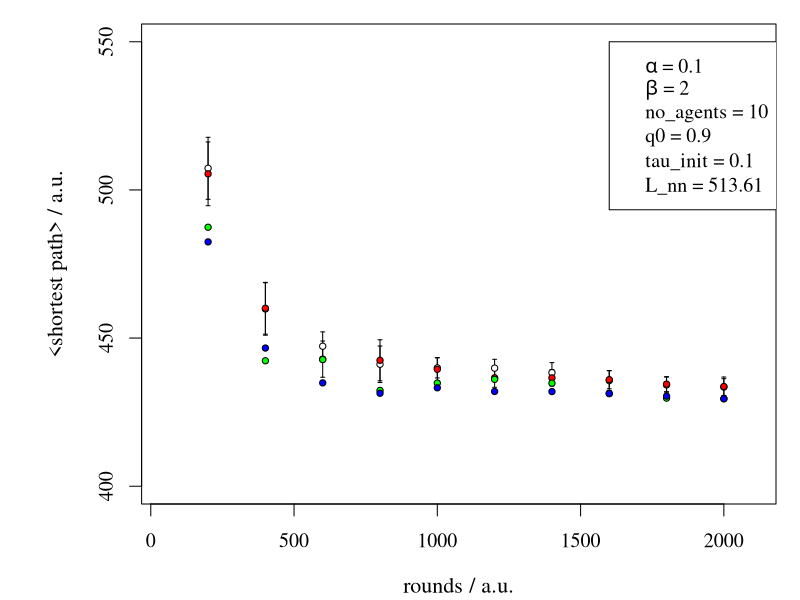

Reproduce this figure in R.
#Plot rounds vs. global_shortest_path_average

# alpha = 0.1;
# beta_0 = 2;
# no_agents = 10;   								
# rounds = 200:2000										
# start_city = 1;											
# q0 = 0.9;
# tau_init = 0.1;                                        
rm(list = ls())

#Daten einlesen
rounds = c(200,400,600,800,1000,1200,1400,1600,1800,2000,4000)
global_shortest_path_average.V1 = c(507.3012,459.8245,447.2501,441.1628,439.9362,439.8524,438.3222, 435.6396,434.1927, 433.4670,431.4123)
global_shortest_path_average.V2 = c(505.4319,460.0544,442.8916,442.4961,439.4602,436.5999,436.5504,435.9685, 434.4450,433.6548,431.1795)
errors.V1 = c(10.4641,8.8395,4.8312,6.1660,3.3879,2.9796,3.3960,3.3416,2.6631,2.8202, 1.8570)                        #Standardabweichung
errors.V2 = c(10.7538,8.7496,6.1061,6.9268,3.9622,3.2160,2.7375,3.0823, 2.5062,3.1934,2.0224)
min_global_shortest_path_average.V1 = c(487.4028,442.3497,442.7367,432.3335,434.8084, 436.0793, 434.7726, 431.2449,429.7371, 429.5303,429.4841)
min_global_shortest_path_average.V2 = c(482.4596, 446.6279,434.8789,431.3724,433.2166,431.9794,431.9479,431.3109, 430.3957,429.5303,428.8718)

#Grafik
par(family="serif",oma=c(0,1,0,0),mgp=c(2.9,1,0),mar=c(4,4.9,1,1),cex.lab=1.1,cex=1.2)
plot(rounds,global_shortest_path_average.V1,type="n",
     xlim=c(50,2100),
     ylim=c(400,550),
     xlab=expression(paste("rounds"," / ", a.u.)),
     ylab=expression(paste("<shortest path>"," / ", a.u.)),
   
)
y.errorbars.V1 <- function(rounds,global_shortest_path_average.V1,errors.V1,ebl=0.02){arrows(rounds,global_shortest_path_average.V1-errors.V1,rounds,global_shortest_path_average.V1+errors.V1,code=3,angle=90,length=ebl)}
y.errorbars.V1(rounds,global_shortest_path_average.V1,errors.V1)

y.errorbars.V2 <- function(rounds,global_shortest_path_average.V2,errors.V2,ebl=0.02){arrows(rounds,global_shortest_path_average.V2-errors.V2,rounds,global_shortest_path_average.V2+errors.V2,code=3,angle=90,length=ebl)}
y.errorbars.V2(rounds,global_shortest_path_average.V2,errors.V2)

points(rounds,global_shortest_path_average.V1,cex=0.7,pc=21,bg="white")
points(rounds,global_shortest_path_average.V2,cex=0.7,pc=21,bg="red")
points(rounds,min_global_shortest_path_average.V1,cex=0.7,pc=21,bg="green")
points(rounds,min_global_shortest_path_average.V2,cex=0.7,pc=21,bg="blue")

legend(1600,550,c(expression(paste(alpha," = ",0.1)),expression(paste(beta," = ",2)),expression(paste(no_agents," = ",10)),expression(paste(q0," = ",0.9)),expression(paste(tau_init," = ",0.1)),expression(paste(L_nn," = ",513.61))))


#dev.copy2pdf(file="rounds_vs_shortestpath.pdf",height=7,width=12)